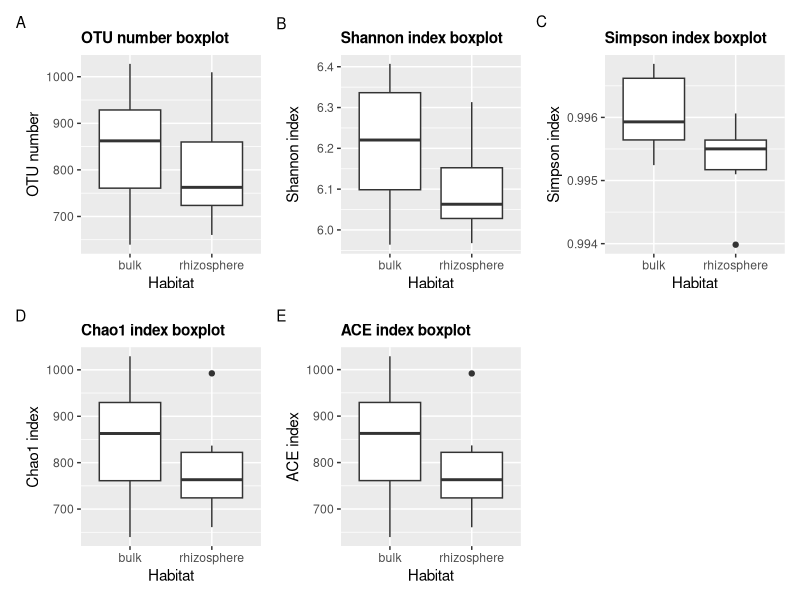
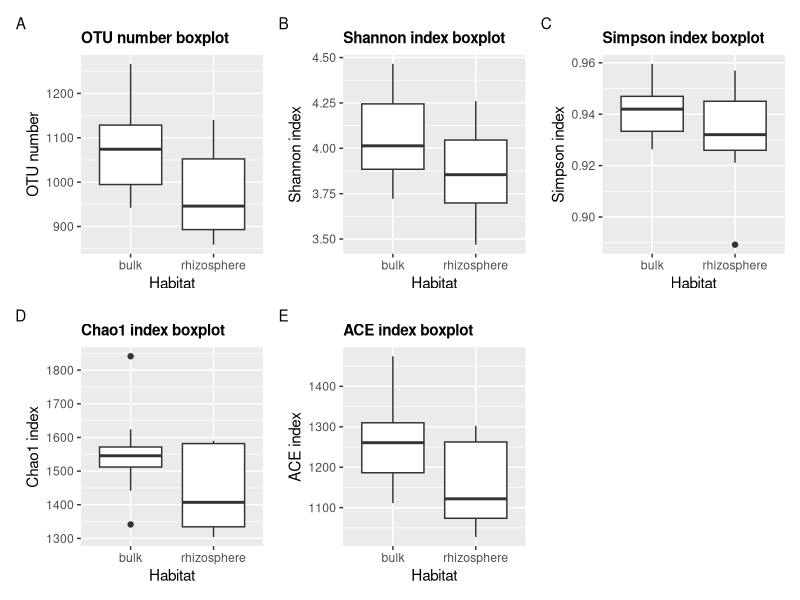

Recreate these plots in R, in order.
## ---- chunk 1
knitr::opts_chunk$set(echo = TRUE)
library(ggplot2)
library(tidyverse)
library(patchwork)
## ---- chunk 2
df <- read.csv2("Table1_OTU.csv", sep = ";", skip = 2, dec = ".")
df <- df[-c(39,40),]
colnames(df) <- gsub("\\.", "_", colnames(df))

#Create one dataset for the bacteria, another one for the fungi
df_bact <- df[2:17,]
df_fungi <- df[21:36,]
## ---- chunk 3

# We have to split the sample column to create a variable with the type of soil (bulk/rhizosphere)

df_bact <- separate(df_bact, sample_group, into = c("Site", "site_number", "habitat" ), sep = " ", remove = FALSE) %>% 
  select(-Site)
df_bact$sample_name <- paste(df_bact$habitat, df_bact$site_number)
  
# The same for fungis

df_fungi <- separate(df_fungi, sample_group, into = c("Site", "site_number", "habitat" ), sep = " ", remove = FALSE) %>% 
  select(-Site)
df_fungi$sample_name <- paste(df_fungi$habitat, df_fungi$site_number)

## ---- chunk 4

tiff("Boxplots_indexes_bact.tif", width = 530, height = 480)

df_bact$habitat <- as.factor(df_bact$habitat)

p_otu_nb_bact <- ggplot(data = df_bact, mapping = aes(x = habitat, y = OTU_number__richness_)) +
  geom_boxplot() +
  labs(title = "OTU number boxplot", x = "Habitat", y = "OTU number", tag = "A") +
  theme(plot.tag = element_text(size = 11, vjust = 0.8), plot.title = element_text(size = 11, face = "bold"))

p_shann_bact <-  ggplot(data = df_bact, mapping = aes(x = habitat, y = Shannon__s_index__diversity_)) +
  geom_boxplot() + 
  labs(title = "Shannon index boxplot", x = "Habitat",  y = "Shannon index", tag = "B") +
  theme(plot.tag = element_text(size = 11), plot.title = element_text(size = 11, face = "bold"))

p_simp_bact <-  ggplot(data = df_bact, mapping = aes(x = habitat, y = Simpson__s_index__diversity_)) +
  geom_boxplot() +
  labs(title = "Simpson index boxplot", x = "Habitat", y = "Simpson index", tag = "C") +
  theme(plot.tag = element_text(size = 11,vjust = 1, hjust = 1), plot.title = element_text(size = 11, face = "bold"))

p_chao_bact <-  ggplot(data = df_bact, mapping = aes(x = habitat, y = Chao1__richness_)) +
  geom_boxplot() + 
  labs(title = "Chao1 index boxplot", x = "Habitat", y = "Chao1 index", tag = "D") +
  theme(plot.tag = element_text(size = 11), plot.title = element_text(size = 11, face = "bold"))

p_ace_bact <-  ggplot(data = df_bact, mapping = aes(x = habitat, y = ACE__richness_)) +
  geom_boxplot() + 
  labs(title = "ACE index boxplot", x = "Habitat", y = "ACE index", tag = "E") +
  theme(plot.tag = element_text(size = 11), plot.title = element_text(size = 11, face = "bold"))

(p_otu_nb_bact + p_shann_bact + p_simp_bact + p_chao_bact + p_ace_bact )

dev.off()
## ---- chunk 5

tiff("Boxplots_indexes_fungi.tif", width = 530, height = 480)

df_fungi$habitat <- as.factor(df_fungi$habitat)

p_otu_nb_fungi <- ggplot(data = df_fungi, mapping = aes(x = habitat, y = OTU_number__richness_)) +
  geom_boxplot() +
  labs(title = "OTU number boxplot", x = "Habitat", y = "OTU number", tag = "A") +
  theme(plot.tag = element_text(size = 11), plot.title = element_text(size = 11, face = "bold"))

p_shann_fungi <-  ggplot(data = df_fungi, mapping = aes(x = habitat, y = Shannon__s_index__diversity_)) +
  geom_boxplot() + 
  labs(title = "Shannon index boxplot", x = "Habitat",  y = "Shannon index", tag = "B") +
  theme(plot.tag = element_text(size = 11), plot.title = element_text(size = 11, face = "bold"))

p_simp_fungi <-  ggplot(data = df_fungi, mapping = aes(x = habitat, y = Simpson__s_index__diversity_)) +
  geom_boxplot() +
  labs(title = "Simpson index boxplot", x = "Habitat", y = "Simpson index", tag = "C") +
  theme(plot.tag = element_text(size = 11), plot.title = element_text(size = 11, face = "bold"))

p_chao_fungi <-  ggplot(data = df_fungi, mapping = aes(x = habitat, y = Chao1__richness_)) +
  geom_boxplot() + 
  labs(title = "Chao1 index boxplot", x = "Habitat", y = "Chao1 index", tag = "D") +
  theme(plot.tag = element_text(size = 11), plot.title = element_text(size = 11, face = "bold"))

p_ace_fungi <-  ggplot(data = df_fungi, mapping = aes(x = habitat, y = ACE__richness_)) +
  geom_boxplot() + 
  labs(title = "ACE index boxplot", x = "Habitat", y = "ACE index", tag = "E") +
  theme(plot.tag = element_text(size = 11), plot.title = element_text(size = 11, face = "bold"))

(p_otu_nb_fungi + p_shann_fungi + p_simp_fungi + p_chao_fungi + p_ace_fungi )

dev.off()
